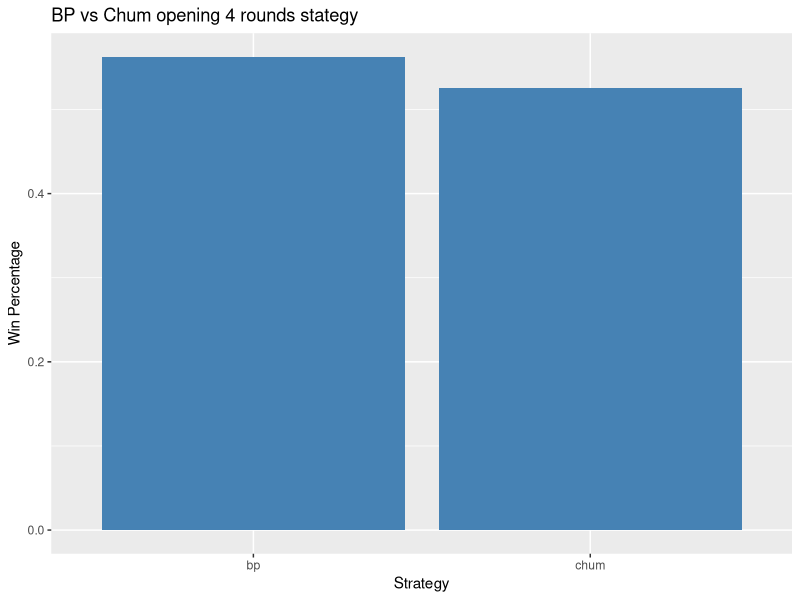
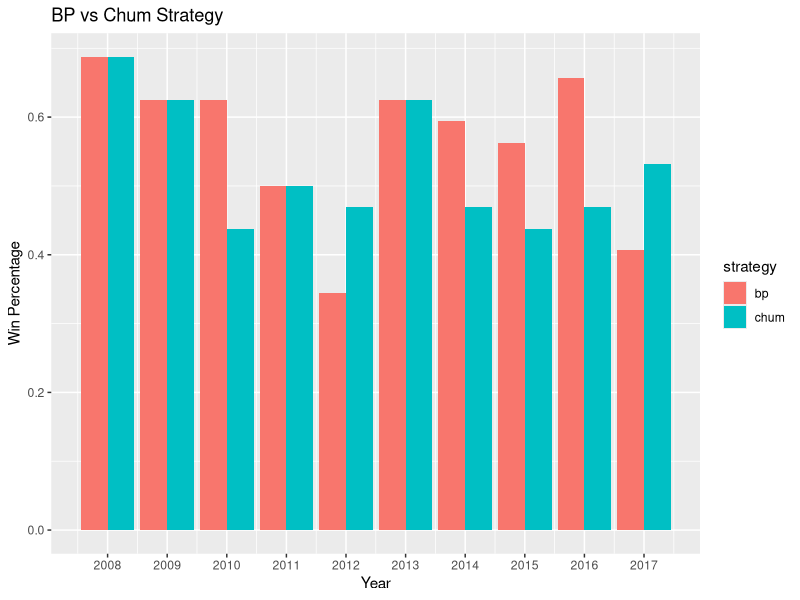
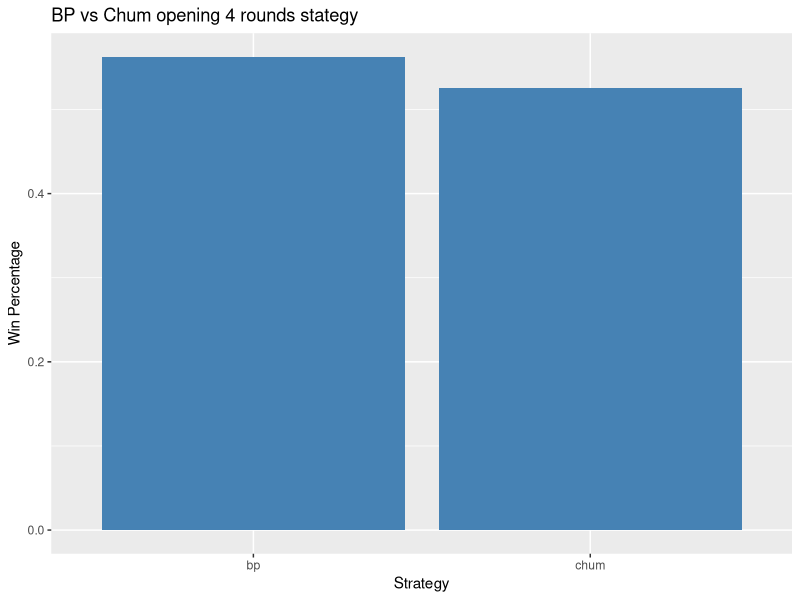
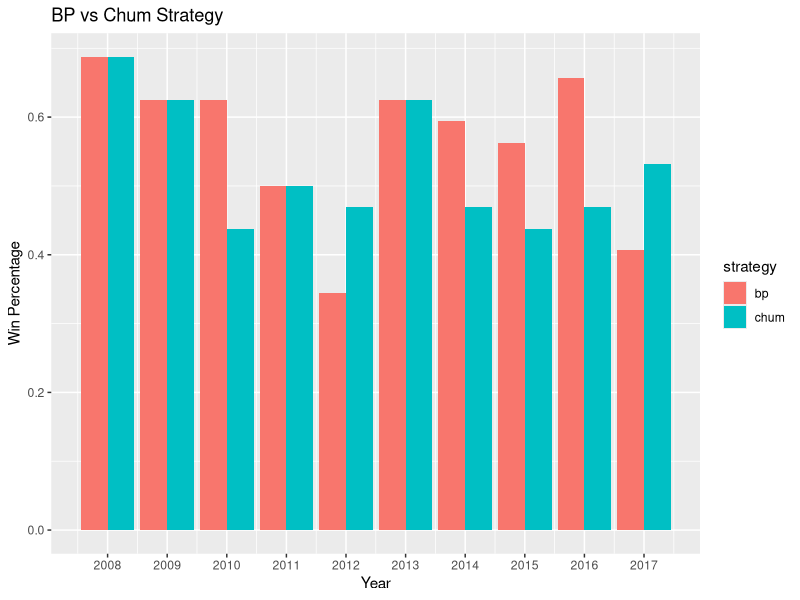

Write the R code that produced these figures, in order.
library('ggplot2')

df <- read.csv('overal.csv')

print(df)
ggplot(df, aes_string(x = 'stategy', y = 'win.percentage')) +
        geom_bar(stat = 'identity', fill = 'steelblue') +
        #scale_y_continuous(labels = seq(0, 70, 10), breaks = seq(0, 70, 10)) +
        labs(x = 'Strategy', y = 'Win Percentage', title = 'BP vs Chum opening 4 rounds stategy')
ggsave(filename = 'overall.pdf')


df <- read.csv('yearly.csv')

print(head(df))

ggplot(df, aes_string(x = 'year', y = 'win.percentage', fill = 'strategy')) +
        geom_bar(stat = 'identity', position = position_dodge()) +
        scale_x_continuous(labels = seq(2008, 2017, 1), breaks = seq(2008, 2017, 1)) +
        labs(x = 'Year', y = 'Win Percentage', title = 'BP vs Chum Strategy')
ggsave(filename = 'yearly.pdf')




